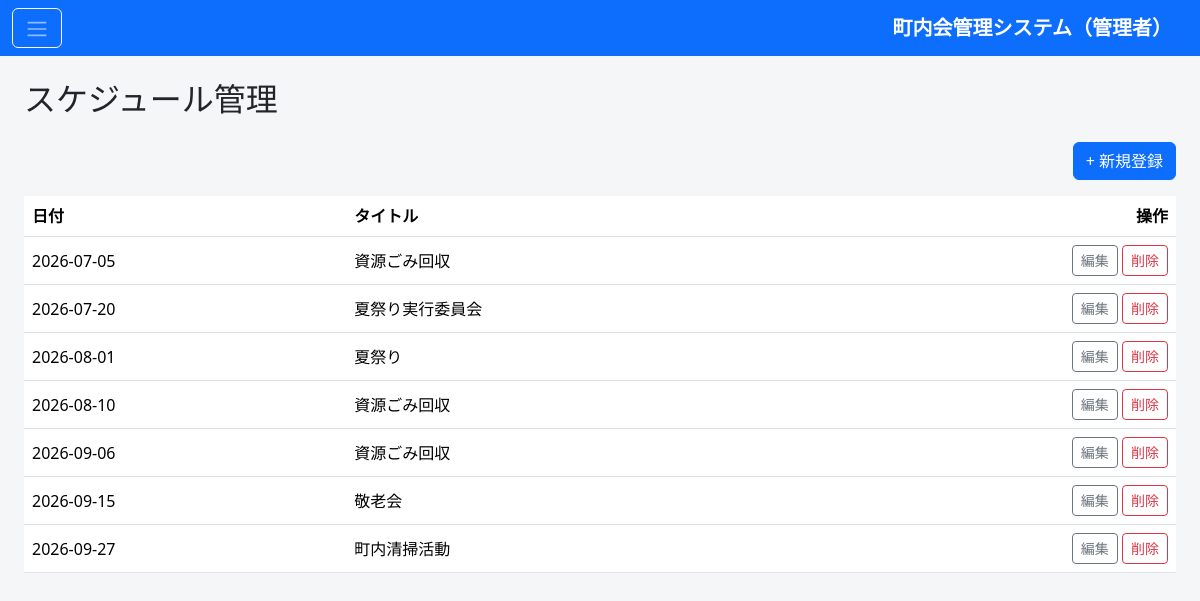
The app's page /admin/schedule_list.php (signed in) with its own data.
### tables this page shows
CREATE TABLE schedules (
    id              BIGINT UNSIGNED AUTO_INCREMENT PRIMARY KEY,
    date            DATE            NOT NULL,
    title           VARCHAR(200)    NOT NULL,
    detail          TEXT            NULL,
    created_at      DATETIME        NOT NULL DEFAULT CURRENT_TIMESTAMP,
    updated_at      DATETIME        NOT NULL DEFAULT CURRENT_TIMESTAMP ON UPDATE CURRENT_TIMESTAMP,
    KEY idx_schedules_date (date)
);

### admin/schedule_list.php (the view, shortened to what this page needs)
<?php
require __DIR__ . '/includes/header.php';
$schedules = $pdo->query('SELECT id, date, title FROM schedules ORDER BY date')->fetchAll();
?>
<div class="d-flex justify-content-end mb-3">
  <a href="schedule_form.php" class="btn btn-primary">+ 新規登録</a>
</div>
<table class="table table-hover bg-white align-middle">
  <thead>
    <tr><th>日付</th><th>タイトル</th><th class="text-end">操作</th></tr>
  </thead>
  <tbody>
    <?php foreach ($schedules as $s): ?>
    <tr>
      <td><?php echo htmlspecialchars($s['date']); ?></td>
      <td><?php echo htmlspecialchars($s['title']); ?></td>
      <td class="text-end">
        <a href="schedule_form.php?id=<?php echo $s['id']; ?>" class="btn btn-sm btn-outline-secondary">編集</a>
        <form action="schedule_list.php" method="post" class="d-inline" onsubmit="return confirm('削除しますか？');">
          <button class="btn btn-sm btn-outline-danger" type="submit">削除</button>
        </form>
      </td>
    </tr>
    <?php endforeach; ?>
  </tbody>
</table>
<?php require __DIR__ . '/includes/footer.php'; ?>

### admin/includes/header.php (style rules this page uses)
body { background-color: #f5f6f8; }
.table thead { background-color: #e9ecef; }

### records on screen
schedules: date "2026-07-05", title "資源ごみ回収"
schedules: date "2026-07-20", title "夏祭り実行委員会"
schedules: date "2026-08-01", title "夏祭り"
schedules: date "2026-08-10", title "資源ごみ回収"
schedules: date "2026-09-06", title "資源ごみ回収"
schedules: date "2026-09-15", title "敬老会"
schedules: date "2026-09-27", title "町内清掃活動"

### other values on screen
$pageTitle "スケジュール管理"
